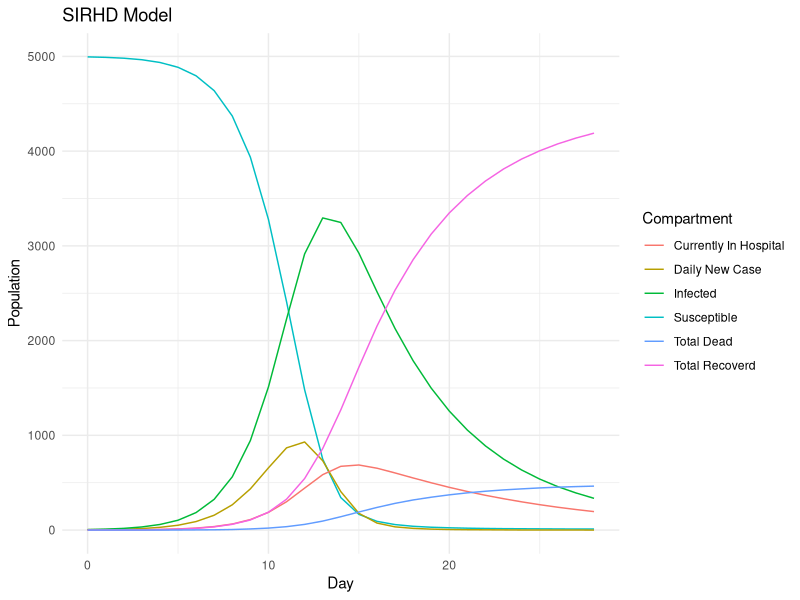
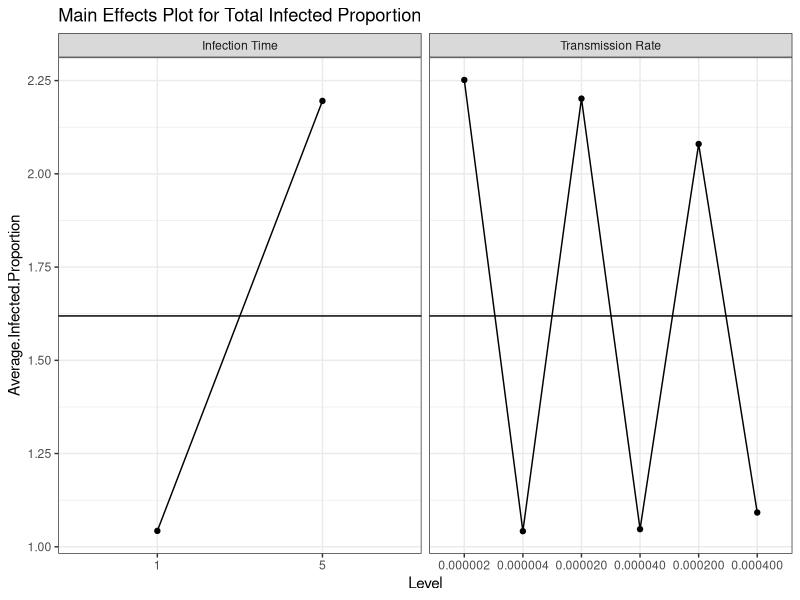
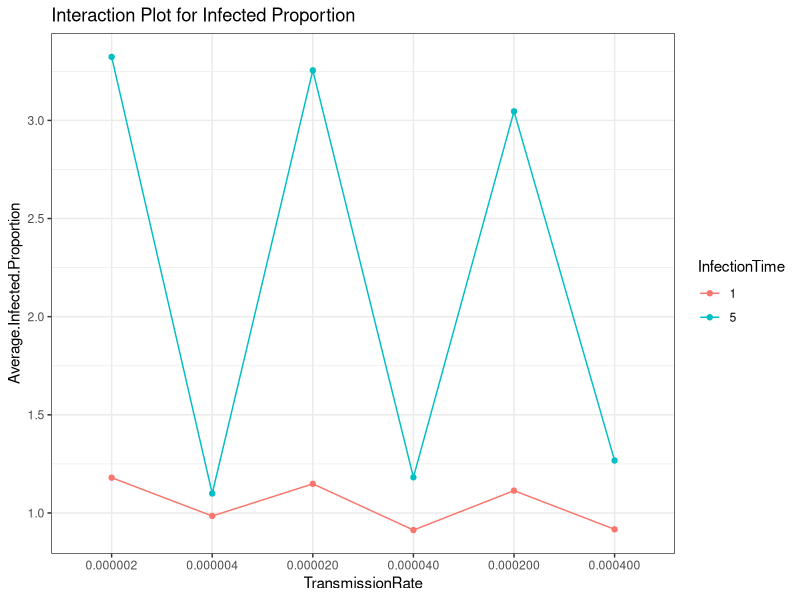

Here is the R script that generated these plots, in order:
## ---- chunk 1
knitr::opts_chunk$set(echo = FALSE, message = FALSE, warning = FALSE)
library(dplyr)
library(ggplot2)
## ---- chunk 2
model.data = function(N, beta, I.0, p, epsilon, theta, gamma, TimeH, TimeNH){
  I.rate = beta/N
  psi = 1/TimeH
  lambda = 1/TimeNH
  curr.day = 0
  S = p * N - I.0
  NS.0 = N - S - I.0
  NS = NS.0
  NewInfected = I.0
  Total.Hospital = 0
  Total.NonHospital = 0
  Total.Infected = NewInfected + Total.Hospital + Total.NonHospital
  Total.Infective = NewInfected + Total.NonHospital
  Hospital.Recovered = 0
  NonHospital.Recovered = 0
  Hospital.Dead = 0
  NonHospital.Dead = 0
  Total.Recovered = Hospital.Recovered + NonHospital.Recovered
  Total.Dead = Hospital.Dead + NonHospital.Dead
  Pop = S + NS + Total.Infected + Total.Dead
  
  # If you want a full table like the excel, uncomment all lines in the df below
  df = data_frame(Day = curr.day,
                  Susceptible = S,
                  Non.Susceptible = NS,
                  Daily.New.Case = NewInfected,
                  Total.In.Hospital = Total.Hospital,
                  # Total.NonHospital = Total.NonHospital,
                  Infected = Total.Infected,
                  # Total.Infective = Total.Infective,
                  # Recovered.In.Hospital = Hospital.Recovered,
                  # Dead.In.Hospital = Hospital.Dead,
                  Total.Recovered = Total.Recovered,
                  Total.Dead = Total.Dead)
  
  # Watch the disease until it ends (daily new case = 0) or at max 200 days
  while(NewInfected * S > 0 & curr.day < 200){
    curr.day = curr.day + 1
    
    # Number of individuals recovered from the infected in hospital (previous day)
    Hospital.Recovered = Hospital.Recovered + round(theta * round(Total.Hospital * psi))
    Hospital.Dead = Hospital.Dead + round(Total.Hospital * psi) - round(theta * round(Total.Hospital * psi))
    
    # Number of individuals dead from the infected in hospital (previous day)
    NonHospital.Recovered = NonHospital.Recovered + round(gamma * round(Total.NonHospital * lambda))
    NonHospital.Dead = NonHospital.Dead + round(Total.NonHospital * lambda) - round(gamma * round(Total.NonHospital * lambda))
    
    # Total number of recovered or dead so far (cumulative)
    Total.Recovered = Hospital.Recovered + NonHospital.Recovered
    Total.Dead = Hospital.Dead + NonHospital.Dead
    
    # Number of individuals hospitalized from the infected in the previous day
    Total.Hospital = round(NewInfected * epsilon) + Total.Hospital - round(Total.Hospital * psi)
    Total.NonHospital = NewInfected - round(NewInfected * epsilon) + Total.NonHospital - round(Total.NonHospital * lambda)
    
    # Newly infected case today and total actively infected so far
    NewInfected = min(S, round(I.rate * S * Total.Infective))
    Total.Infected = NewInfected + Total.Hospital + Total.NonHospital
    
    # Susceptible population left
    S = S - NewInfected
    
    # Current non-susceptible group
    NS = NS.0 + Total.Recovered
    
    # Infective group that can spread the disease the next day
    Total.Infective = NewInfected + Total.NonHospital
    
    # Confirm population
    Pop = S + NS + Total.Infected + Total.Dead
    
    # If you want a full table like the excel, uncomment this
    # data = c(curr.day, S, NS, NewInfected, Total.Hospital, Total.NonHospital, Total.Infected, Total.Infective, Hospital.Recovered, Hospital.Dead, Total.Recovered, Total.Dead, Pop)
    data = c(curr.day, S, NS, NewInfected, Total.Hospital, Total.Infected, Total.Recovered, Total.Dead)
    df = rbind(df, data)
  }
  return(df)
}

model.plot = function(data){
  p = ggplot(data  = data, aes(x = Day)) +
        geom_line(aes(y = Susceptible, color = "Susceptible")) +
        geom_line(aes(y = Daily.New.Case, color = "Daily New Case")) +
        geom_line(aes(y = Infected, color = "Infected")) +
        geom_line(aes(y = Total.In.Hospital, color = "Currently In Hospital")) +
        geom_line(aes(y = Total.Recovered, color = "Total Recoverd")) +
        geom_line(aes(y = Total.Dead, color = "Total Dead")) +
        scale_color_discrete(name = "Compartment") +
        labs(y = "Population", title = "SIRHD Model") + 
        theme_minimal()
  return(p)
}

model.info = function(data){
  Last.Day = nrow(data)
  Status = ifelse(data[Last.Day,]$Daily.New.Case == 0, "Ended", "Going")
  Total.Death = data[Last.Day,]$Total.Dead
  Total.Infected = sum(data$Infected)
  Max.New.Case = max(data$Daily.New.Case)
  Peak.Day.New.Case = data[data$Daily.New.Case == Max.New.Case,]$Day
  Max.In.Hospital = max(data$Total.In.Hospital)
  Peak.Day.Hospital= data[data$Total.In.Hospital == Max.In.Hospital,]$Day
  info = c(Last.Day, Status, Total.Death, Total.Infected, Max.New.Case, Peak.Day.New.Case, Max.In.Hospital, Peak.Day.Hospital)
  return(info)
}

# Confirm the model by calculating that all compartments sum to population at any day
model.confirm = function(data){
  data$Pop = data$S + data$NS + data$Total.Infected + data$Total.Dead
  return(data)
}

SIRHD.model = function(N, beta, I.0, p, epsilon, theta, gamma, TimeH, TimeNH){
  param = c(N, beta/N, epsilon, theta, gamma, TimeH, TimeNH)
  data = model.data(N, beta, I.0, p, epsilon, theta, gamma, TimeH, TimeNH)
  plot = model.plot(data)
  result_info = model.info(data)
  info = c(param, result_info)
  return(list(data,plot,info))
}
# test.model = SIRHD.model(10000, 2, 5, 0.5, 0.8, 0.9, 0.9, 10, 5)
## ---- chunk 3
test.model = SIRHD.model(10000, 2, 5, 0.5, 0.2, 0.9, 0.9, 10, 5)
test.model[[1]]
test.model[[2]]
model.summary = cbind(c("Population", "TransmissionRate", "HospitalizationRate", "HospitalizedRecoveryRate", "NonHospitalizedRecoveryRate", "HospitalizationTime", "InfectionTime"), test.model[[3]][1:7], c("LastDay", "Status", "TotalDeath", "TotalInfected", "MaxNewCase", "PeakDayNewCase", "MaxInHospital", "PeakDayHospital"), test.model[[3]][8:15])
model.summary = as.data.frame(model.summary)
colnames(model.summary) = c("Parameter", "Value", "Result", "Value")
model.summary
## ---- chunk 4
I.0 = 5
S.rate = 0.5

# List of Explanatory Variables:
Pop.Lst = c(10000, 100000, 1000000)
Beta.Lst = c(2,4)
Hrate.Lst = c(0.05, 0.1, 0.15)
RrateH.Lst = c(0.9, 0.95)
RrateNH.Lst = c(0.9, 0.95)
TimeH.Lst = c(10, 15)
TimeNH.Lst = c(1, 5)

#Pop.Lst, Beta.Lst, Hrate.Lst, RrateH.Lst, RrateNH.Lst, TimeH.Lst, TimeNH.Lst
result_table = data.frame()
for(N in Pop.Lst){
  for(b in Beta.Lst){
    for(hr in Hrate.Lst){
      for(rrh in RrateH.Lst){
        for(rrnh in RrateNH.Lst){
          for(th in TimeH.Lst){
            for(tnh in TimeNH.Lst){
              model = SIRHD.model(N, b, I.0, S.rate, hr, rrh, rrnh, th, tnh)
              result_table = rbind(result_table, model[[3]], stringsAsFactors = FALSE)
            }
          }
        }
      }
    }
  }
}
colnames(result_table) = c("Population", "TransmissionRate", "HospitalizationRate", "HospitalizedRecoveryRate", "NonHospitalizedRecoveryRate", "HospitalizationTime", "InfectionTime", "LastDay", "Status", "TotalDeath", "TotalInfected", "MaxNewCase", "PeakDayNewCase", "MaxInHospital", "PeakDayHospital")
result_table[1:7] = as.data.frame(sapply(result_table[1:7], as.numeric))
result_table[1:7] = format(result_table[1:7], scientific = FALSE)
result_table[c(1:7,9)] = as.data.frame(sapply(result_table[c(1:7,9)], as.factor))
result_table[c(8,10:15)] = as.data.frame(sapply(result_table[c(8,10:15)], as.numeric))

numericPop = as.numeric(as.character(result_table$Population))

result_table$DeathProportion = result_table$TotalDeath / numericPop
result_table$InfectedProportion = result_table$TotalInfected / numericPop
result_table$MaxCaseProportion = result_table$MaxNewCase / numericPop
result_table$MaxHospitalProportion = result_table$MaxInHospital / numericPop
result_table
## ---- chunk 5
Death.Anova = aov(DeathProportion ~ Population + TransmissionRate + HospitalizationRate + HospitalizedRecoveryRate + NonHospitalizedRecoveryRate + HospitalizationTime + InfectionTime, data = result_table) 
summary(Death.Anova)
## ---- chunk 6
Infected.Anova = aov(InfectedProportion ~ Population + TransmissionRate + HospitalizationRate + HospitalizedRecoveryRate + NonHospitalizedRecoveryRate + HospitalizationTime + InfectionTime, data = result_table)
summary(Infected.Anova)

Infected.Anova1 = aov(InfectedProportion ~ Population * TransmissionRate * InfectionTime, data = result_table)
summary(Infected.Anova1)

avg.TransmissionRate = result_table %>% group_by(TransmissionRate) %>% summarise(Average.Infected.Proportion = mean(InfectedProportion))

avg.InfectionTime = result_table %>% group_by(InfectionTime) %>% summarise(Average.Infected.Proportion = mean(InfectedProportion))

# Tidy and combine two summary tables
avg.TransmissionRate$Var = "Transmission Rate"
names(avg.TransmissionRate) = c("Level", "Average.Infected.Proportion", "Var")
avg.InfectionTime$Var = "Infection Time"
names(avg.InfectionTime) = c("Level", "Average.Infected.Proportion", "Var")
avg.all = rbind(avg.TransmissionRate, avg.InfectionTime)

# Main Effect Plots
ggplot(avg.all, aes(x = Level, y = Average.Infected.Proportion, group = Var)) + 
  geom_line() +
  geom_point() + 
  facet_grid(cols = vars(Var), scales = "free_x") + 
  theme_bw() + 
  ggtitle("Main Effects Plot for Total Infected Proportion") + 
  geom_hline(yintercept = mean(result_table$InfectedProportion))


# Summarize by both variables
InfectedSummary = result_table %>% group_by(TransmissionRate, InfectionTime) %>% summarise(Average.Infected.Proportion = mean(InfectedProportion))

# Interaction Plot
ggplot(InfectedSummary, 
       aes(x = TransmissionRate, 
           y = Average.Infected.Proportion, 
           group = InfectionTime, 
           color = InfectionTime)) + 
  geom_line() + 
  geom_point() + 
  theme_bw() + 
  ggtitle("Interaction Plot for Infected Proportion")
## ---- chunk 7
NewCase.Anova = aov(MaxCaseProportion ~ Population + TransmissionRate + HospitalizationRate + HospitalizedRecoveryRate + NonHospitalizedRecoveryRate + HospitalizationTime + InfectionTime, data = result_table)
summary(NewCase.Anova)
## ---- chunk 8
PeakDay.Anova = aov(PeakDayNewCase ~ Population + TransmissionRate + HospitalizationRate + HospitalizedRecoveryRate + NonHospitalizedRecoveryRate + HospitalizationTime + InfectionTime, data = result_table)
summary(PeakDay.Anova)
## ---- chunk 9
Hospital.Anova = aov(MaxHospitalProportion ~ Population + TransmissionRate + HospitalizationRate + HospitalizedRecoveryRate + NonHospitalizedRecoveryRate + HospitalizationTime + InfectionTime, data = result_table)
summary(Hospital.Anova)
## ---- chunk 10
PeakDayH.Anova = aov(PeakDayHospital ~ Population + TransmissionRate + HospitalizationRate + HospitalizedRecoveryRate + NonHospitalizedRecoveryRate + HospitalizationTime + InfectionTime, data = result_table)
summary(PeakDayH.Anova)
